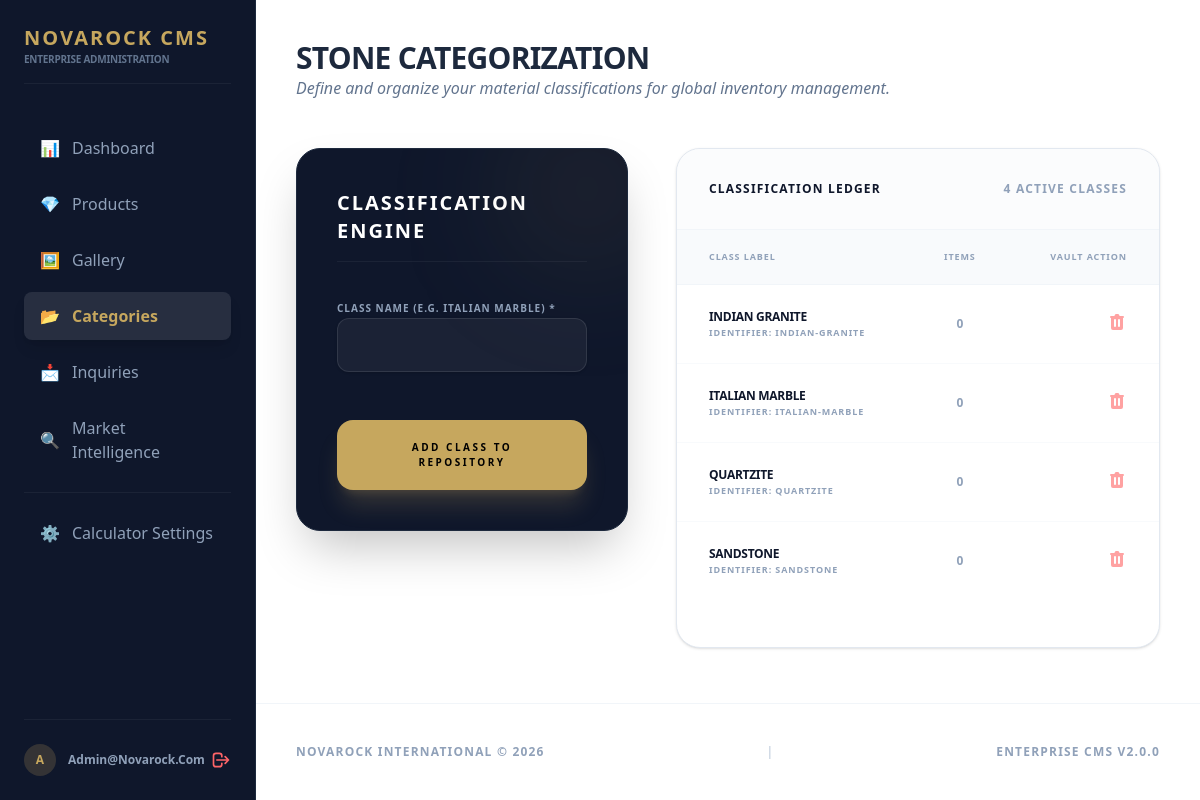
The app's page /admin/categories.php (signed in) with its own data.
### tables this page shows
CREATE TABLE `categories` (
  `id` int(11) NOT NULL AUTO_INCREMENT,
  `name` varchar(100) NOT NULL,
  `slug` varchar(100) NOT NULL,
  `description` text DEFAULT NULL,
  `image_url` varchar(255) DEFAULT NULL,
  PRIMARY KEY (`id`),
  UNIQUE KEY `slug` (`slug`)
);

### includes/db.php (called while the page is built, shortened)
<?php
function h($str) {
    return htmlspecialchars($str, ENT_QUOTES, 'UTF-8');
}
?>

### admin/categories.php (the view, shortened to what this page needs)
<?php
include 'includes/header.php';
$categories = $pdo->query("SELECT c.*, (SELECT COUNT(*) FROM products WHERE category_id = c.id) as product_count FROM categories c ORDER BY name ASC")->fetchAll();
?>
<main class="p-10 flex-grow animate-fadeIn bg-white">
    <div class="max-w-4xl mx-auto">
        <header class="mb-12 flex justify-between items-end">
            <div>
                <h2 class="text-3xl font-black text-slate-800 uppercase tracking-tight">Stone Categorization</h2>
                <p class="text-slate-500 font-medium italic">Define and organize your material classifications for global inventory management.</p>
            </div>
        </header>
        <div class="grid grid-cols-1 lg:grid-cols-12 gap-12">
            <div class="lg:col-span-5">
                <div class="bg-slate-900 rounded-3xl p-10 text-white shadow-2xl relative overflow-hidden group border border-slate-800">
                    <div class="absolute -top-10 -right-10 w-40 h-40 bg-gold/10 rounded-full blur-3xl"></div>
                    <h3 class="text-xl font-black uppercase tracking-widest mb-8 border-b border-white/5 pb-4">Classification Engine</h3>
                    <form method="POST" class="space-y-6 relative z-10">
                        <div class="space-y-2">
                            <label class="text-[10px] font-black uppercase tracking-widest text-slate-400">Class Name (e.g. Italian Marble) *</label>
                            <input type="text" name="name" required class="w-full bg-white/5 border border-white/10 rounded-xl px-6 py-4 font-bold text-white focus:border-gold outline-none shadow-sm transition-all focus:bg-white/10 text-sm">
                        </div>
                        <div class="pt-6">
                            <button type="submit" name="add_category" class="w-full bg-gold text-black px-12 py-5 rounded-2xl text-[10px] font-black uppercase tracking-[0.25em] shadow-xl shadow-gold/20 hover:-translate-y-1 transition-all">Add Class to Repository</button>
                        </div>
                    </form>
                </div>
            </div>
            <div class="lg:col-span-7">
                <div class="bg-white rounded-3xl border border-slate-200 shadow-sm overflow-hidden min-h-[500px]">
                    <div class="p-8 border-b border-slate-100 bg-slate-50/50 flex justify-between items-center text-xs font-black uppercase tracking-widest">
                        <span>Classification Ledger</span>
                        <span class="text-slate-400"><?= count($categories) ?> Active Classes</span>
                    </div>
                    <div class="overflow-x-auto">
                        <table class="w-full text-left border-collapse">
                            <thead class="bg-slate-50 text-[9px] font-black uppercase text-slate-400 tracking-widest border-b border-slate-100">
                                <tr>
                                    <th class="py-5 px-8">Class Label</th>
                                    <th class="py-5 px-8 text-center">Items</th>
                                    <th class="py-5 px-8 text-right">Vault Action</th>
                                </tr>
                            </thead>
                            <tbody class="text-xs divide-y divide-slate-50">
                                <?php if (empty($categories)): ?>
                                <tr><td colspan="3" class="py-20 text-center text-slate-300 font-bold uppercase tracking-widest italic animate-pulse">Repository empty.</td></tr>
                                <?php else: foreach ($categories as $cat): ?>
                                <tr class="hover:bg-slate-50 transition-all duration-300 group">
                                    <td class="py-6 px-8">
                                        <div class="font-black text-slate-900 uppercase mb-0.5 tracking-tight group-hover:text-gold transition-colors"><?= h($cat->name) ?></div>
                                        <div class="text-[9px] text-slate-400 font-bold uppercase tracking-widest">Identifier: <?= h($cat->slug) ?></div>
                                    </td>
                                    <td class="py-6 px-8 text-center font-black text-slate-400 group-hover:text-slate-900 transition-colors">
                                        <?= $cat->product_count ?>
                                    </td>
                                    <td class="py-6 px-8 text-right">
                                        <?php if ($cat->product_count == 0): ?>
                                        <form method="POST" onsubmit="return confirm('Purge this classification from repo?')">
                                            <button type="submit" class="text-red-300 hover:text-red-600 transition-colors">
                                            </button>
                                        </form>
                                        <?php else: ?>
                                        <span class="text-[8px] font-black text-slate-300 uppercase tracking-widest cursor-not-allowed italic" title="Cannot delete category containing active products.">Class Locked</span>
                                        <?php endif; ?>
                                    </td>
                                </tr>
                                <?php endforeach; endif; ?>
                            </tbody>
                        </table>
                    </div>
                </div>
            </div>
        </div>
    </div>
</main>
<?php include 'includes/footer.php'; ?>

### admin/includes/header.php (shortened to what this page needs)
<?php
require_once __DIR__ . '/../../includes/db.php';
$current_page = basename($_SERVER['PHP_SELF']);
?>
<!DOCTYPE html>
<html lang="en">
<head>
    <script src="https://unpkg.com/@tailwindcss/browser@4"></script>
</head>
<body class="flex min-h-screen">
    <aside class="w-64 bg-slate-900 text-white flex-shrink-0 flex flex-col p-6 border-r border-slate-800 fixed h-full z-50">
        <div class="mb-10 pb-4 border-b border-white/5">
            <h1 class="text-xl font-black text-gold tracking-widest uppercase">NOVAROCK CMS</h1>
            <p class="text-[10px] text-slate-500 font-bold uppercase tracking-tight">Enterprise Administration</p>
        </div>
        <nav class="flex-grow space-y-2">
            <a href="index.php" class="flex items-center gap-3 py-3 px-4 rounded-lg transition-all <?= $current_page == 'index.php' ? 'bg-white/10 text-gold font-bold shadow-lg' : 'hover:bg-white/5 text-slate-400 hover:text-white' ?>">
                <span>📊</span> Dashboard
            </a>
            <a href="products.php" class="flex items-center gap-3 py-3 px-4 rounded-lg transition-all <?= $current_page == 'products.php' ? 'bg-white/10 text-gold font-bold shadow-lg' : 'hover:bg-white/5 text-slate-400 hover:text-white' ?>">
                <span>💎</span> Products
            </a>
            <a href="gallery.php" class="flex items-center gap-3 py-3 px-4 rounded-lg transition-all <?= $current_page == 'gallery.php' ? 'bg-white/10 text-gold font-bold shadow-lg' : 'hover:bg-white/5 text-slate-400 hover:text-white' ?>">
                <span>🖼️</span> Gallery
            </a>
            <a href="categories.php" class="flex items-center gap-3 py-3 px-4 rounded-lg transition-all <?= $current_page == 'categories.php' ? 'bg-white/10 text-gold font-bold shadow-lg' : 'hover:bg-white/5 text-slate-400 hover:text-white' ?>">
                <span>📂</span> Categories
            </a>
            <a href="inquiries.php" class="flex items-center justify-between py-3 px-4 rounded-lg transition-all <?= $current_page == 'inquiries.php' ? 'bg-white/10 text-gold font-bold shadow-lg' : 'hover:bg-white/5 text-slate-400 hover:text-white' ?>">
                <span class="flex items-center gap-3"><span>📩</span> Inquiries</span>
            </a>
            <a href="analytics.php" class="flex items-center gap-3 py-3 px-4 rounded-lg transition-all <?= $current_page == 'analytics.php' ? 'bg-white/10 text-gold font-bold shadow-lg' : 'hover:bg-white/5 text-slate-400 hover:text-white' ?>">
                <span>🔍</span> Market Intelligence
            </a>
            <div class="pt-4 border-t border-white/5 mt-4">
                <a href="settings.php" class="flex items-center gap-3 py-3 px-4 rounded-lg transition-all <?= $current_page == 'settings.php' ? 'bg-white/10 text-gold font-bold shadow-lg' : 'hover:bg-white/5 text-slate-400 hover:text-white' ?>">
                    <span>⚙️</span> Calculator Settings
                </a>
            </div>
        </nav>
        <div class="mt-auto border-t border-white/5 pt-6 flex justify-between items-center">
            <div class="flex items-center gap-3">
                <div class="w-8 h-8 rounded-full bg-gold/20 flex items-center justify-center text-gold font-bold text-xs">
                    <?= strtoupper(substr($_SESSION['admin_user'], 0, 1)) ?>
                </div>
                <span class="text-xs text-slate-400 font-bold capitalize"><?= h($_SESSION['admin_user']) ?></span>
            </div>
            <a href="logout.php" class="text-red-400 hover:text-red-300 transition-colors">
                <svg class="w-5 h-5" fill="none" stroke="currentColor" viewBox="0 0 24 24"><path stroke-linecap="round" stroke-linejoin="round" stroke-width="2" d="M17 16l4-4m0 0l-4-4m4 4H7m6 4v1a3 3 0 01-3 3H6a3 3 0 01-3-3V7a3 3 0 013-3h4a3 3 0 013 3v1"></path></svg>
            </a>
        </div>
    </aside>
    <div class="flex-grow ml-64 min-h-screen flex flex-col">

### admin/includes/footer.php
    <footer class="mt-auto p-10 border-t border-slate-100 bg-white">
        <div class="flex justify-between items-center text-xs font-bold text-slate-400 uppercase tracking-widest">
            <span>Novarock International &copy; <?= date('Y') ?></span>
            <span class="text-slate-300">|</span>
            <span>Enterprise CMS v2.0.0</span>
        </div>
    </footer>
    </div>
</body>
</html>

### records on screen
categories: name "INDIAN GRANITE", slug "INDIAN-GRANITE", product_count "0"
categories: name "ITALIAN MARBLE", slug "ITALIAN-MARBLE", product_count "0"
categories: name "QUARTZITE", slug "QUARTZITE", product_count "0"
categories: name "SANDSTONE", slug "SANDSTONE", product_count "0"

### other values on screen
substr($_SESSION['admin_user'], 0, 1) "A"
$_SESSION['admin_user'] "Admin@novarock.com"
count($categories) "4"
